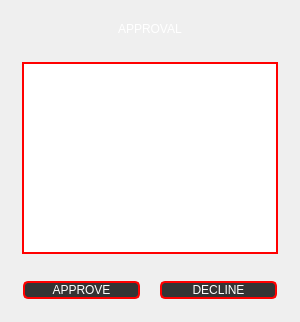
                      <widget class="QWidget" name="approvalpage_2">
                       <layout class="QHBoxLayout" name="horizontalLayout_62">
                        <item>
                         <widget class="QFrame" name="frame_32">
                          <property name="styleSheet">
                           <string notr="true">background-color: rgba(0, 0, 0,0);</string>
                          </property>
                          <property name="frameShape">
                           <enum>QFrame::StyledPanel</enum>
                          </property>
                          <property name="frameShadow">
                           <enum>QFrame::Raised</enum>
                          </property>
                          <layout class="QGridLayout" name="gridLayout_13">
                           <property name="leftMargin">
                            <number>0</number>
                           </property>
                           <property name="topMargin">
                            <number>0</number>
                           </property>
                           <property name="rightMargin">
                            <number>0</number>
                           </property>
                           <property name="bottomMargin">
                            <number>0</number>
                           </property>
                           <item row="0" column="0" alignment="Qt::AlignTop">
                            <widget class="QFrame" name="frame_120">
                             <property name="sizePolicy">
                              <sizepolicy hsizetype="Preferred" vsizetype="Expanding">
                               <horstretch>0</horstretch>
                               <verstretch>0</verstretch>
                              </sizepolicy>
                             </property>
                             <property name="frameShape">
                              <enum>QFrame::StyledPanel</enum>
                             </property>
                             <property name="frameShadow">
                              <enum>QFrame::Raised</enum>
                             </property>
                             <layout class="QHBoxLayout" name="horizontalLayout_51">
                              <item alignment="Qt::AlignHCenter|Qt::AlignVCenter">
                               <widget class="QLabel" name="label_12">
                                <property name="styleSheet">
                                 <string notr="true">font: 16pt &quot;Copperplate Gothic Bold&quot;;
color: rgb(255, 255, 255);</string>
                                </property>
                                <property name="text">
                                 <string>APPROVAL</string>
                                </property>
                               </widget>
                              </item>
                             </layout>
                            </widget>
                           </item>
                           <item row="1" column="0">
                            <widget class="QFrame" name="frame_121">
                             <property name="sizePolicy">
                              <sizepolicy hsizetype="Preferred" vsizetype="Expanding">
                               <horstretch>0</horstretch>
                               <verstretch>0</verstretch>
                              </sizepolicy>
                             </property>
                             <property name="frameShape">
                              <enum>QFrame::StyledPanel</enum>
                             </property>
                             <property name="frameShadow">
                              <enum>QFrame::Raised</enum>
                             </property>
                             <layout class="QHBoxLayout" name="horizontalLayout_52">
                              <item>
                               <widget class="QTableWidget" name="tableWidget_4">
                                <property name="styleSheet">
                                 <string notr="true">background-color: rgb(255, 255, 255);border: 2px solid red;</string>
                                </property>
                               </widget>
                              </item>
                             </layout>
                            </widget>
                           </item>
                           <item row="2" column="0">
                            <widget class="QFrame" name="frame_122">
                             <property name="sizePolicy">
                              <sizepolicy hsizetype="Preferred" vsizetype="Expanding">
                               <horstretch>0</horstretch>
                               <verstretch>0</verstretch>
                              </sizepolicy>
                             </property>
                             <property name="frameShape">
                              <enum>QFrame::StyledPanel</enum>
                             </property>
                             <property name="frameShadow">
                              <enum>QFrame::Raised</enum>
                             </property>
                             <layout class="QHBoxLayout" name="horizontalLayout_53">
                              <property name="spacing">
                               <number>0</number>
                              </property>
                              <property name="leftMargin">
                               <number>0</number>
                              </property>
                              <property name="topMargin">
                               <number>0</number>
                              </property>
                              <property name="rightMargin">
                               <number>0</number>
                              </property>
                              <property name="bottomMargin">
                               <number>0</number>
                              </property>
                              <item>
                               <widget class="QFrame" name="frame_123">
                                <property name="frameShape">
                                 <enum>QFrame::StyledPanel</enum>
                                </property>
                                <property name="frameShadow">
                                 <enum>QFrame::Raised</enum>
                                </property>
                                <layout class="QHBoxLayout" name="horizontalLayout_30">
                                 <item>
                                  <widget class="QPushButton" name="pushButton_31">
                                   <property name="styleSheet">
                                    <string notr="true">QPushButton#pushButton_31{
 
	
	font: 12pt &quot;Copperplate Gothic Bold&quot;;
	background-color:rgba(0,0,0,200);
    color: rgb(255,255,255);
    border-radius:5px;
    border: 2px solid red;
}
QPushButton#pushButton_31:hover{
    background-color:rgb(255,255,255);
    color: rgb(0,0,0);
}
QPushButton#pushButton_31:pressed{
    background-color: rgba(255,255,255,210);
}</string>
                                   </property>
                                   <property name="text">
                                    <string>APPROVE</string>
                                   </property>
                                   <property name="icon">
                                    <iconset resource="attachments/icons.qrc">
                                     <normaloff>:/icons/check.svg</normaloff>:/icons/check.svg</iconset>
                                   </property>
                                   <property name="iconSize">
                                    <size>
                                     <width>20</width>
                                     <height>50</height>
                                    </size>
                                   </property>
                                  </widget>
                                 </item>
                                </layout>
                               </widget>
                              </item>
                              <item>
                               <widget class="QFrame" name="frame_124">
                                <property name="frameShape">
                                 <enum>QFrame::StyledPanel</enum>
                                </property>
                                <property name="frameShadow">
                                 <enum>QFrame::Raised</enum>
                                </property>
                                <layout class="QVBoxLayout" name="verticalLayout_54">
                                 <item alignment="Qt::AlignVCenter">
                                  <widget class="QPushButton" name="pushButton_32">
                                   <property name="sizePolicy">
                                    <sizepolicy hsizetype="Minimum" vsizetype="Preferred">
                                     <horstretch>0</horstretch>
                                     <verstretch>0</verstretch>
                                    </sizepolicy>
                                   </property>
                                   <property name="styleSheet">
                                    <string notr="true">QPushButton#pushButton_32{
 
	
	font: 12pt &quot;Copperplate Gothic Bold&quot;;
	background-color:rgba(0,0,0,200);
    color: rgb(255,255,255);
    border-radius:5px;
    border: 2px solid red;
}
QPushButton#pushButton_32:hover{
    background-color:rgb(255,255,255);
    color: rgb(0,0,0);
}
QPushButton#pushButton_32:pressed{
    background-color: rgba(255,255,255,210);
}</string>
                                   </property>
                                   <property name="text">
                                    <string>DECLINE</string>
                                   </property>
                                   <property name="icon">
                                    <iconset resource="attachments/icons.qrc">
                                     <normaloff>:/icons/x.svg</normaloff>:/icons/x.svg</iconset>
                                   </property>
                                   <property name="iconSize">
                                    <size>
                                     <width>20</width>
                                     <height>50</height>
                                    </size>
                                   </property>
                                  </widget>
                                 </item>
                                </layout>
                               </widget>
                              </item>
                             </layout>
                            </widget>
                           </item>
                          </layout>
                          <widget class="QFrame" name="frame_33">
                           <property name="geometry">
                            <rect>
                             <x>0</x>
                             <y>0</y>
                             <width>16</width>
                             <height>16</height>
                            </rect>
                           </property>
                           <property name="frameShape">
                            <enum>QFrame::StyledPanel</enum>
                           </property>
                           <property name="frameShadow">
                            <enum>QFrame::Raised</enum>
                           </property>
                           <layout class="QHBoxLayout" name="horizontalLayout_47">
                            <property name="spacing">
                             <number>0</number>
                            </property>
                            <property name="leftMargin">
                             <number>0</number>
                            </property>
                            <property name="topMargin">
                             <number>0</number>
                            </property>
                            <property name="rightMargin">
                             <number>0</number>
                            </property>
                            <property name="bottomMargin">
                             <number>0</number>
                            </property>
                           </layout>
                          </widget>
                         </widget>
                        </item>
                       </layout>
                      </widget>
